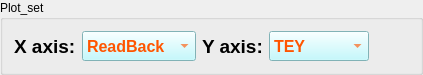
           <widget class="QGroupBox" name="groupBox">
            <property name="maximumSize">
             <size>
              <width>16777215</width>
              <height>70</height>
             </size>
            </property>
            <property name="title">
             <string>Plot_set</string>
            </property>
            <layout class="QGridLayout" name="gridLayout_3">
             <item row="0" column="0">
              <layout class="QHBoxLayout" name="horizontalLayout_3">
               <item>
                <widget class="QLabel" name="label_4">
                 <property name="sizePolicy">
                  <sizepolicy hsizetype="Preferred" vsizetype="Fixed">
                   <horstretch>0</horstretch>
                   <verstretch>0</verstretch>
                  </sizepolicy>
                 </property>
                 <property name="minimumSize">
                  <size>
                   <width>60</width>
                   <height>30</height>
                  </size>
                 </property>
                 <property name="palette">
                  <palette>
                   <active>
                    <colorrole role="WindowText">
                     <brush brushstyle="SolidPattern">
                      <color alpha="255">
                       <red>255</red>
                       <green>85</green>
                       <blue>0</blue>
                      </color>
                     </brush>
                    </colorrole>
                    <colorrole role="Text">
                     <brush brushstyle="SolidPattern">
                      <color alpha="255">
                       <red>255</red>
                       <green>85</green>
                       <blue>0</blue>
                      </color>
                     </brush>
                    </colorrole>
                    <colorrole role="ButtonText">
                     <brush brushstyle="SolidPattern">
                      <color alpha="255">
                       <red>255</red>
                       <green>85</green>
                       <blue>0</blue>
                      </color>
                     </brush>
                    </colorrole>
                   </active>
                   <inactive>
                    <colorrole role="WindowText">
                     <brush brushstyle="SolidPattern">
                      <color alpha="255">
                       <red>0</red>
                       <green>0</green>
                       <blue>0</blue>
                      </color>
                     </brush>
                    </colorrole>
                    <colorrole role="Text">
                     <brush brushstyle="SolidPattern">
                      <color alpha="255">
                       <red>0</red>
                       <green>0</green>
                       <blue>0</blue>
                      </color>
                     </brush>
                    </colorrole>
                    <colorrole role="ButtonText">
                     <brush brushstyle="SolidPattern">
                      <color alpha="255">
                       <red>0</red>
                       <green>0</green>
                       <blue>0</blue>
                      </color>
                     </brush>
                    </colorrole>
                   </inactive>
                   <disabled>
                    <colorrole role="WindowText">
                     <brush brushstyle="SolidPattern">
                      <color alpha="255">
                       <red>120</red>
                       <green>120</green>
                       <blue>120</blue>
                      </color>
                     </brush>
                    </colorrole>
                    <colorrole role="Text">
                     <brush brushstyle="SolidPattern">
                      <color alpha="255">
                       <red>120</red>
                       <green>120</green>
                       <blue>120</blue>
                      </color>
                     </brush>
                    </colorrole>
                    <colorrole role="ButtonText">
                     <brush brushstyle="SolidPattern">
                      <color alpha="255">
                       <red>120</red>
                       <green>120</green>
                       <blue>120</blue>
                      </color>
                     </brush>
                    </colorrole>
                   </disabled>
                  </palette>
                 </property>
                 <property name="font">
                  <font>
                   <family>Arial</family>
                   <pointsize>14</pointsize>
                   <bold>true</bold>
                  </font>
                 </property>
                 <property name="text">
                  <string>X axis:</string>
                 </property>
                 <property name="alignment">
                  <set>Qt::AlignLeading|Qt::AlignLeft|Qt::AlignVCenter</set>
                 </property>
                </widget>
               </item>
               <item>
                <widget class="QComboBox" name="X_axis_set_cbx">
                 <property name="minimumSize">
                  <size>
                   <width>100</width>
                   <height>30</height>
                  </size>
                 </property>
                 <property name="maximumSize">
                  <size>
                   <width>220</width>
                   <height>16777215</height>
                  </size>
                 </property>
                 <property name="palette">
                  <palette>
                   <active>
                    <colorrole role="WindowText">
                     <brush brushstyle="SolidPattern">
                      <color alpha="255">
                       <red>255</red>
                       <green>85</green>
                       <blue>0</blue>
                      </color>
                     </brush>
                    </colorrole>
                    <colorrole role="Button">
                     <brush brushstyle="SolidPattern">
                      <color alpha="255">
                       <red>180</red>
                       <green>249</green>
                       <blue>255</blue>
                      </color>
                     </brush>
                    </colorrole>
                    <colorrole role="Text">
                     <brush brushstyle="SolidPattern">
                      <color alpha="255">
                       <red>255</red>
                       <green>85</green>
                       <blue>0</blue>
                      </color>
                     </brush>
                    </colorrole>
                    <colorrole role="ButtonText">
                     <brush brushstyle="SolidPattern">
                      <color alpha="255">
                       <red>255</red>
                       <green>85</green>
                       <blue>0</blue>
                      </color>
                     </brush>
                    </colorrole>
                    <colorrole role="Base">
                     <brush brushstyle="SolidPattern">
                      <color alpha="255">
                       <red>180</red>
                       <green>249</green>
                       <blue>255</blue>
                      </color>
                     </brush>
                    </colorrole>
                    <colorrole role="Window">
                     <brush brushstyle="SolidPattern">
                      <color alpha="255">
                       <red>180</red>
                       <green>249</green>
                       <blue>255</blue>
                      </color>
                     </brush>
                    </colorrole>
                    <colorrole role="Highlight">
                     <brush brushstyle="SolidPattern">
                      <color alpha="255">
                       <red>255</red>
                       <green>0</green>
                       <blue>127</blue>
                      </color>
                     </brush>
                    </colorrole>
                    <colorrole role="PlaceholderText">
                     <brush brushstyle="SolidPattern">
                      <color alpha="255">
                       <red>255</red>
                       <green>85</green>
                       <blue>0</blue>
                      </color>
                     </brush>
                    </colorrole>
                   </active>
                   <inactive>
                    <colorrole role="WindowText">
                     <brush brushstyle="SolidPattern">
                      <color alpha="255">
                       <red>255</red>
                       <green>85</green>
                       <blue>0</blue>
                      </color>
                     </brush>
                    </colorrole>
                    <colorrole role="Button">
                     <brush brushstyle="SolidPattern">
                      <color alpha="255">
                       <red>180</red>
                       <green>249</green>
                       <blue>255</blue>
                      </color>
                     </brush>
                    </colorrole>
                    <colorrole role="Text">
                     <brush brushstyle="SolidPattern">
                      <color alpha="255">
                       <red>255</red>
                       <green>85</green>
                       <blue>0</blue>
                      </color>
                     </brush>
                    </colorrole>
                    <colorrole role="ButtonText">
                     <brush brushstyle="SolidPattern">
                      <color alpha="255">
                       <red>255</red>
                       <green>85</green>
                       <blue>0</blue>
                      </color>
                     </brush>
                    </colorrole>
                    <colorrole role="Base">
                     <brush brushstyle="SolidPattern">
                      <color alpha="255">
                       <red>180</red>
                       <green>249</green>
                       <blue>255</blue>
                      </color>
                     </brush>
                    </colorrole>
                    <colorrole role="Window">
                     <brush brushstyle="SolidPattern">
                      <color alpha="255">
                       <red>180</red>
                       <green>249</green>
                       <blue>255</blue>
                      </color>
                     </brush>
                    </colorrole>
                    <colorrole role="Highlight">
                     <brush brushstyle="SolidPattern">
                      <color alpha="255">
                       <red>240</red>
                       <green>240</green>
                       <blue>240</blue>
                      </color>
                     </brush>
                    </colorrole>
                    <colorrole role="PlaceholderText">
                     <brush brushstyle="SolidPattern">
                      <color alpha="255">
                       <red>255</red>
                       <green>85</green>
                       <blue>0</blue>
                      </color>
                     </brush>
                    </colorrole>
                   </inactive>
                   <disabled>
                    <colorrole role="WindowText">
                     <brush brushstyle="SolidPattern">
                      <color alpha="255">
                       <red>255</red>
                       <green>85</green>
                       <blue>0</blue>
                      </color>
                     </brush>
                    </colorrole>
                    <colorrole role="Button">
                     <brush brushstyle="SolidPattern">
                      <color alpha="255">
                       <red>180</red>
                       <green>249</green>
                       <blue>255</blue>
                      </color>
                     </brush>
                    </colorrole>
                    <colorrole role="Text">
                     <brush brushstyle="SolidPattern">
                      <color alpha="255">
                       <red>255</red>
                       <green>85</green>
                       <blue>0</blue>
                      </color>
                     </brush>
                    </colorrole>
                    <colorrole role="ButtonText">
                     <brush brushstyle="SolidPattern">
                      <color alpha="255">
                       <red>255</red>
                       <green>85</green>
                       <blue>0</blue>
                      </color>
                     </brush>
                    </colorrole>
                    <colorrole role="Base">
                     <brush brushstyle="SolidPattern">
                      <color alpha="255">
                       <red>180</red>
                       <green>249</green>
                       <blue>255</blue>
                      </color>
                     </brush>
                    </colorrole>
                    <colorrole role="Window">
                     <brush brushstyle="SolidPattern">
                      <color alpha="255">
                       <red>180</red>
                       <green>249</green>
                       <blue>255</blue>
                      </color>
                     </brush>
                    </colorrole>
                    <colorrole role="Highlight">
                     <brush brushstyle="SolidPattern">
                      <color alpha="255">
                       <red>0</red>
                       <green>120</green>
                       <blue>215</blue>
                      </color>
                     </brush>
                    </colorrole>
                    <colorrole role="PlaceholderText">
                     <brush brushstyle="SolidPattern">
                      <color alpha="255">
                       <red>255</red>
                       <green>85</green>
                       <blue>0</blue>
                      </color>
                     </brush>
                    </colorrole>
                   </disabled>
                  </palette>
                 </property>
                 <property name="font">
                  <font>
                   <family>Arial</family>
                   <pointsize>12</pointsize>
                   <bold>true</bold>
                  </font>
                 </property>
                 <property name="layoutDirection">
                  <enum>Qt::LeftToRight</enum>
                 </property>
                 <property name="styleSheet">
                  <string notr="true">color: rgb(255, 85, 0);
background-color: rgb(180, 249, 255);</string>
                 </property>
                 <item>
                  <property name="text">
                   <string>ReadBack</string>
                  </property>
                 </item>
                 <item>
                  <property name="text">
                   <string>SetPoint</string>
                  </property>
                 </item>
                 <item>
                  <property name="text">
                   <string>Timestamp</string>
                  </property>
                 </item>
                </widget>
               </item>
               <item>
                <widget class="QLabel" name="label_5">
                 <property name="sizePolicy">
                  <sizepolicy hsizetype="Preferred" vsizetype="Fixed">
                   <horstretch>0</horstretch>
                   <verstretch>0</verstretch>
                  </sizepolicy>
                 </property>
                 <property name="minimumSize">
                  <size>
                   <width>60</width>
                   <height>30</height>
                  </size>
                 </property>
                 <property name="palette">
                  <palette>
                   <active>
                    <colorrole role="WindowText">
                     <brush brushstyle="SolidPattern">
                      <color alpha="255">
                       <red>255</red>
                       <green>85</green>
                       <blue>0</blue>
                      </color>
                     </brush>
                    </colorrole>
                    <colorrole role="Text">
                     <brush brushstyle="SolidPattern">
                      <color alpha="255">
                       <red>255</red>
                       <green>85</green>
                       <blue>0</blue>
                      </color>
                     </brush>
                    </colorrole>
                    <colorrole role="ButtonText">
                     <brush brushstyle="SolidPattern">
                      <color alpha="255">
                       <red>255</red>
                       <green>85</green>
                       <blue>0</blue>
                      </color>
                     </brush>
                    </colorrole>
                   </active>
                   <inactive>
                    <colorrole role="WindowText">
                     <brush brushstyle="SolidPattern">
                      <color alpha="255">
                       <red>0</red>
                       <green>0</green>
                       <blue>0</blue>
                      </color>
                     </brush>
                    </colorrole>
                    <colorrole role="Text">
                     <brush brushstyle="SolidPattern">
                      <color alpha="255">
                       <red>0</red>
                       <green>0</green>
                       <blue>0</blue>
                      </color>
                     </brush>
                    </colorrole>
                    <colorrole role="ButtonText">
                     <brush brushstyle="SolidPattern">
                      <color alpha="255">
                       <red>0</red>
                       <green>0</green>
                       <blue>0</blue>
                      </color>
                     </brush>
                    </colorrole>
                   </inactive>
                   <disabled>
                    <colorrole role="WindowText">
                     <brush brushstyle="SolidPattern">
                      <color alpha="255">
                       <red>120</red>
                       <green>120</green>
                       <blue>120</blue>
                      </color>
                     </brush>
                    </colorrole>
                    <colorrole role="Text">
                     <brush brushstyle="SolidPattern">
                      <color alpha="255">
                       <red>120</red>
                       <green>120</green>
                       <blue>120</blue>
                      </color>
                     </brush>
                    </colorrole>
                    <colorrole role="ButtonText">
                     <brush brushstyle="SolidPattern">
                      <color alpha="255">
                       <red>120</red>
                       <green>120</green>
                       <blue>120</blue>
                      </color>
                     </brush>
                    </colorrole>
                   </disabled>
                  </palette>
                 </property>
                 <property name="font">
                  <font>
                   <family>Arial</family>
                   <pointsize>14</pointsize>
                   <bold>true</bold>
                  </font>
                 </property>
                 <property name="text">
                  <string>Y axis:</string>
                 </property>
                 <property name="alignment">
                  <set>Qt::AlignLeading|Qt::AlignLeft|Qt::AlignVCenter</set>
                 </property>
                </widget>
               </item>
               <item>
                <widget class="QComboBox" name="Y_axis_set_cbx">
                 <property name="minimumSize">
                  <size>
                   <width>100</width>
                   <height>30</height>
                  </size>
                 </property>
                 <property name="maximumSize">
                  <size>
                   <width>220</width>
                   <height>16777215</height>
                  </size>
                 </property>
                 <property name="palette">
                  <palette>
                   <active>
                    <colorrole role="WindowText">
                     <brush brushstyle="SolidPattern">
                      <color alpha="255">
                       <red>255</red>
                       <green>85</green>
                       <blue>0</blue>
                      </color>
                     </brush>
                    </colorrole>
                    <colorrole role="Button">
                     <brush brushstyle="SolidPattern">
                      <color alpha="255">
                       <red>180</red>
                       <green>249</green>
                       <blue>255</blue>
                      </color>
                     </brush>
                    </colorrole>
                    <colorrole role="Text">
                     <brush brushstyle="SolidPattern">
                      <color alpha="255">
                       <red>255</red>
                       <green>85</green>
                       <blue>0</blue>
                      </color>
                     </brush>
                    </colorrole>
                    <colorrole role="ButtonText">
                     <brush brushstyle="SolidPattern">
                      <color alpha="255">
                       <red>255</red>
                       <green>85</green>
                       <blue>0</blue>
                      </color>
                     </brush>
                    </colorrole>
                    <colorrole role="Base">
                     <brush brushstyle="SolidPattern">
                      <color alpha="255">
                       <red>180</red>
                       <green>249</green>
                       <blue>255</blue>
                      </color>
                     </brush>
                    </colorrole>
                    <colorrole role="Window">
                     <brush brushstyle="SolidPattern">
                      <color alpha="255">
                       <red>180</red>
                       <green>249</green>
                       <blue>255</blue>
                      </color>
                     </brush>
                    </colorrole>
                    <colorrole role="Highlight">
                     <brush brushstyle="SolidPattern">
                      <color alpha="255">
                       <red>255</red>
                       <green>0</green>
                       <blue>127</blue>
                      </color>
                     </brush>
                    </colorrole>
                    <colorrole role="PlaceholderText">
                     <brush brushstyle="SolidPattern">
                      <color alpha="255">
                       <red>255</red>
                       <green>85</green>
                       <blue>0</blue>
                      </color>
                     </brush>
                    </colorrole>
                   </active>
                   <inactive>
                    <colorrole role="WindowText">
                     <brush brushstyle="SolidPattern">
                      <color alpha="255">
                       <red>255</red>
                       <green>85</green>
                       <blue>0</blue>
                      </color>
                     </brush>
                    </colorrole>
                    <colorrole role="Button">
                     <brush brushstyle="SolidPattern">
                      <color alpha="255">
                       <red>180</red>
                       <green>249</green>
                       <blue>255</blue>
                      </color>
                     </brush>
                    </colorrole>
                    <colorrole role="Text">
                     <brush brushstyle="SolidPattern">
                      <color alpha="255">
                       <red>255</red>
                       <green>85</green>
                       <blue>0</blue>
                      </color>
                     </brush>
                    </colorrole>
                    <colorrole role="ButtonText">
                     <brush brushstyle="SolidPattern">
                      <color alpha="255">
                       <red>255</red>
                       <green>85</green>
                       <blue>0</blue>
                      </color>
                     </brush>
                    </colorrole>
                    <colorrole role="Base">
                     <brush brushstyle="SolidPattern">
                      <color alpha="255">
                       <red>180</red>
                       <green>249</green>
                       <blue>255</blue>
                      </color>
                     </brush>
                    </colorrole>
                    <colorrole role="Window">
                     <brush brushstyle="SolidPattern">
                      <color alpha="255">
                       <red>180</red>
                       <green>249</green>
                       <blue>255</blue>
                      </color>
                     </brush>
                    </colorrole>
                    <colorrole role="Highlight">
                     <brush brushstyle="SolidPattern">
                      <color alpha="255">
                       <red>240</red>
                       <green>240</green>
                       <blue>240</blue>
                      </color>
                     </brush>
                    </colorrole>
                    <colorrole role="PlaceholderText">
                     <brush brushstyle="SolidPattern">
                      <color alpha="255">
                       <red>255</red>
                       <green>85</green>
                       <blue>0</blue>
                      </color>
                     </brush>
                    </colorrole>
                   </inactive>
                   <disabled>
                    <colorrole role="WindowText">
                     <brush brushstyle="SolidPattern">
                      <color alpha="255">
                       <red>255</red>
                       <green>85</green>
                       <blue>0</blue>
                      </color>
                     </brush>
                    </colorrole>
                    <colorrole role="Button">
                     <brush brushstyle="SolidPattern">
                      <color alpha="255">
                       <red>180</red>
                       <green>249</green>
                       <blue>255</blue>
                      </color>
                     </brush>
                    </colorrole>
                    <colorrole role="Text">
                     <brush brushstyle="SolidPattern">
                      <color alpha="255">
                       <red>255</red>
                       <green>85</green>
                       <blue>0</blue>
                      </color>
                     </brush>
                    </colorrole>
                    <colorrole role="ButtonText">
                     <brush brushstyle="SolidPattern">
                      <color alpha="255">
                       <red>255</red>
                       <green>85</green>
                       <blue>0</blue>
                      </color>
                     </brush>
                    </colorrole>
                    <colorrole role="Base">
                     <brush brushstyle="SolidPattern">
                      <color alpha="255">
                       <red>180</red>
                       <green>249</green>
                       <blue>255</blue>
                      </color>
                     </brush>
                    </colorrole>
                    <colorrole role="Window">
                     <brush brushstyle="SolidPattern">
                      <color alpha="255">
                       <red>180</red>
                       <green>249</green>
                       <blue>255</blue>
                      </color>
                     </brush>
                    </colorrole>
                    <colorrole role="Highlight">
                     <brush brushstyle="SolidPattern">
                      <color alpha="255">
                       <red>0</red>
                       <green>120</green>
                       <blue>215</blue>
                      </color>
                     </brush>
                    </colorrole>
                    <colorrole role="PlaceholderText">
                     <brush brushstyle="SolidPattern">
                      <color alpha="255">
                       <red>255</red>
                       <green>85</green>
                       <blue>0</blue>
                      </color>
                     </brush>
                    </colorrole>
                   </disabled>
                  </palette>
                 </property>
                 <property name="font">
                  <font>
                   <family>Arial</family>
                   <pointsize>12</pointsize>
                   <bold>true</bold>
                  </font>
                 </property>
                 <property name="layoutDirection">
                  <enum>Qt::LeftToRight</enum>
                 </property>
                 <property name="styleSheet">
                  <string notr="true">color: rgb(255, 85, 0);
background-color: rgb(180, 249, 255);</string>
                 </property>
                 <item>
                  <property name="text">
                   <string>TEY</string>
                  </property>
                 </item>
                 <item>
                  <property name="text">
                   <string>TEY/Au</string>
                  </property>
                 </item>
                 <item>
                  <property name="text">
                   <string>Au</string>
                  </property>
                 </item>
                 <item>
                  <property name="text">
                   <string>PD</string>
                  </property>
                 </item>
                </widget>
               </item>
               <item>
                <spacer name="horizontalSpacer">
                 <property name="orientation">
                  <enum>Qt::Horizontal</enum>
                 </property>
                 <property name="sizeHint" stdset="0">
                  <size>
                   <width>40</width>
                   <height>20</height>
                  </size>
                 </property>
                </spacer>
               </item>
              </layout>
             </item>
            </layout>
           </widget>
